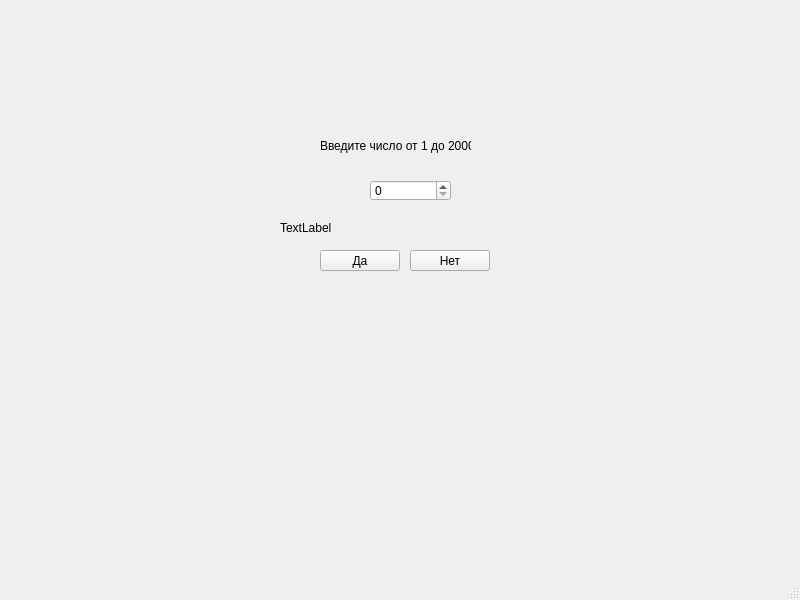
<?xml version="1.0" encoding="UTF-8"?>
<ui version="4.0">
 <class>MainWindow</class>
 <widget class="QMainWindow" name="MainWindow">
  <property name="geometry">
   <rect>
    <x>0</x>
    <y>0</y>
    <width>800</width>
    <height>600</height>
   </rect>
  </property>
  <property name="windowTitle">
   <string>MainWindow</string>
  </property>
  <widget class="QWidget" name="centralwidget">
   <widget class="QLabel" name="label">
    <property name="geometry">
     <rect>
      <x>320</x>
      <y>130</y>
      <width>151</width>
      <height>31</height>
     </rect>
    </property>
    <property name="text">
     <string>Введите число от 1 до 2000</string>
    </property>
   </widget>
   <widget class="QSpinBox" name="spinBox">
    <property name="geometry">
     <rect>
      <x>370</x>
      <y>180</y>
      <width>81</width>
      <height>21</height>
     </rect>
    </property>
   </widget>
   <widget class="QPushButton" name="pb_yes">
    <property name="geometry">
     <rect>
      <x>320</x>
      <y>250</y>
      <width>80</width>
      <height>21</height>
     </rect>
    </property>
    <property name="text">
     <string>Да</string>
    </property>
   </widget>
   <widget class="QPushButton" name="pb_no">
    <property name="geometry">
     <rect>
      <x>410</x>
      <y>250</y>
      <width>80</width>
      <height>21</height>
     </rect>
    </property>
    <property name="text">
     <string>Нет</string>
    </property>
   </widget>
   <widget class="QLabel" name="label_2">
    <property name="geometry">
     <rect>
      <x>440</x>
      <y>220</y>
      <width>81</width>
      <height>16</height>
     </rect>
    </property>
    <property name="text">
     <string/>
    </property>
   </widget>
   <widget class="QLabel" name="label_3">
    <property name="geometry">
     <rect>
      <x>280</x>
      <y>220</y>
      <width>141</width>
      <height>16</height>
     </rect>
    </property>
    <property name="text">
     <string>TextLabel</string>
    </property>
   </widget>
  </widget>
  <widget class="QMenuBar" name="menubar">
   <property name="geometry">
    <rect>
     <x>0</x>
     <y>0</y>
     <width>800</width>
     <height>20</height>
    </rect>
   </property>
  </widget>
  <widget class="QStatusBar" name="statusbar"/>
 </widget>
 <resources/>
 <connections/>
</ui>
